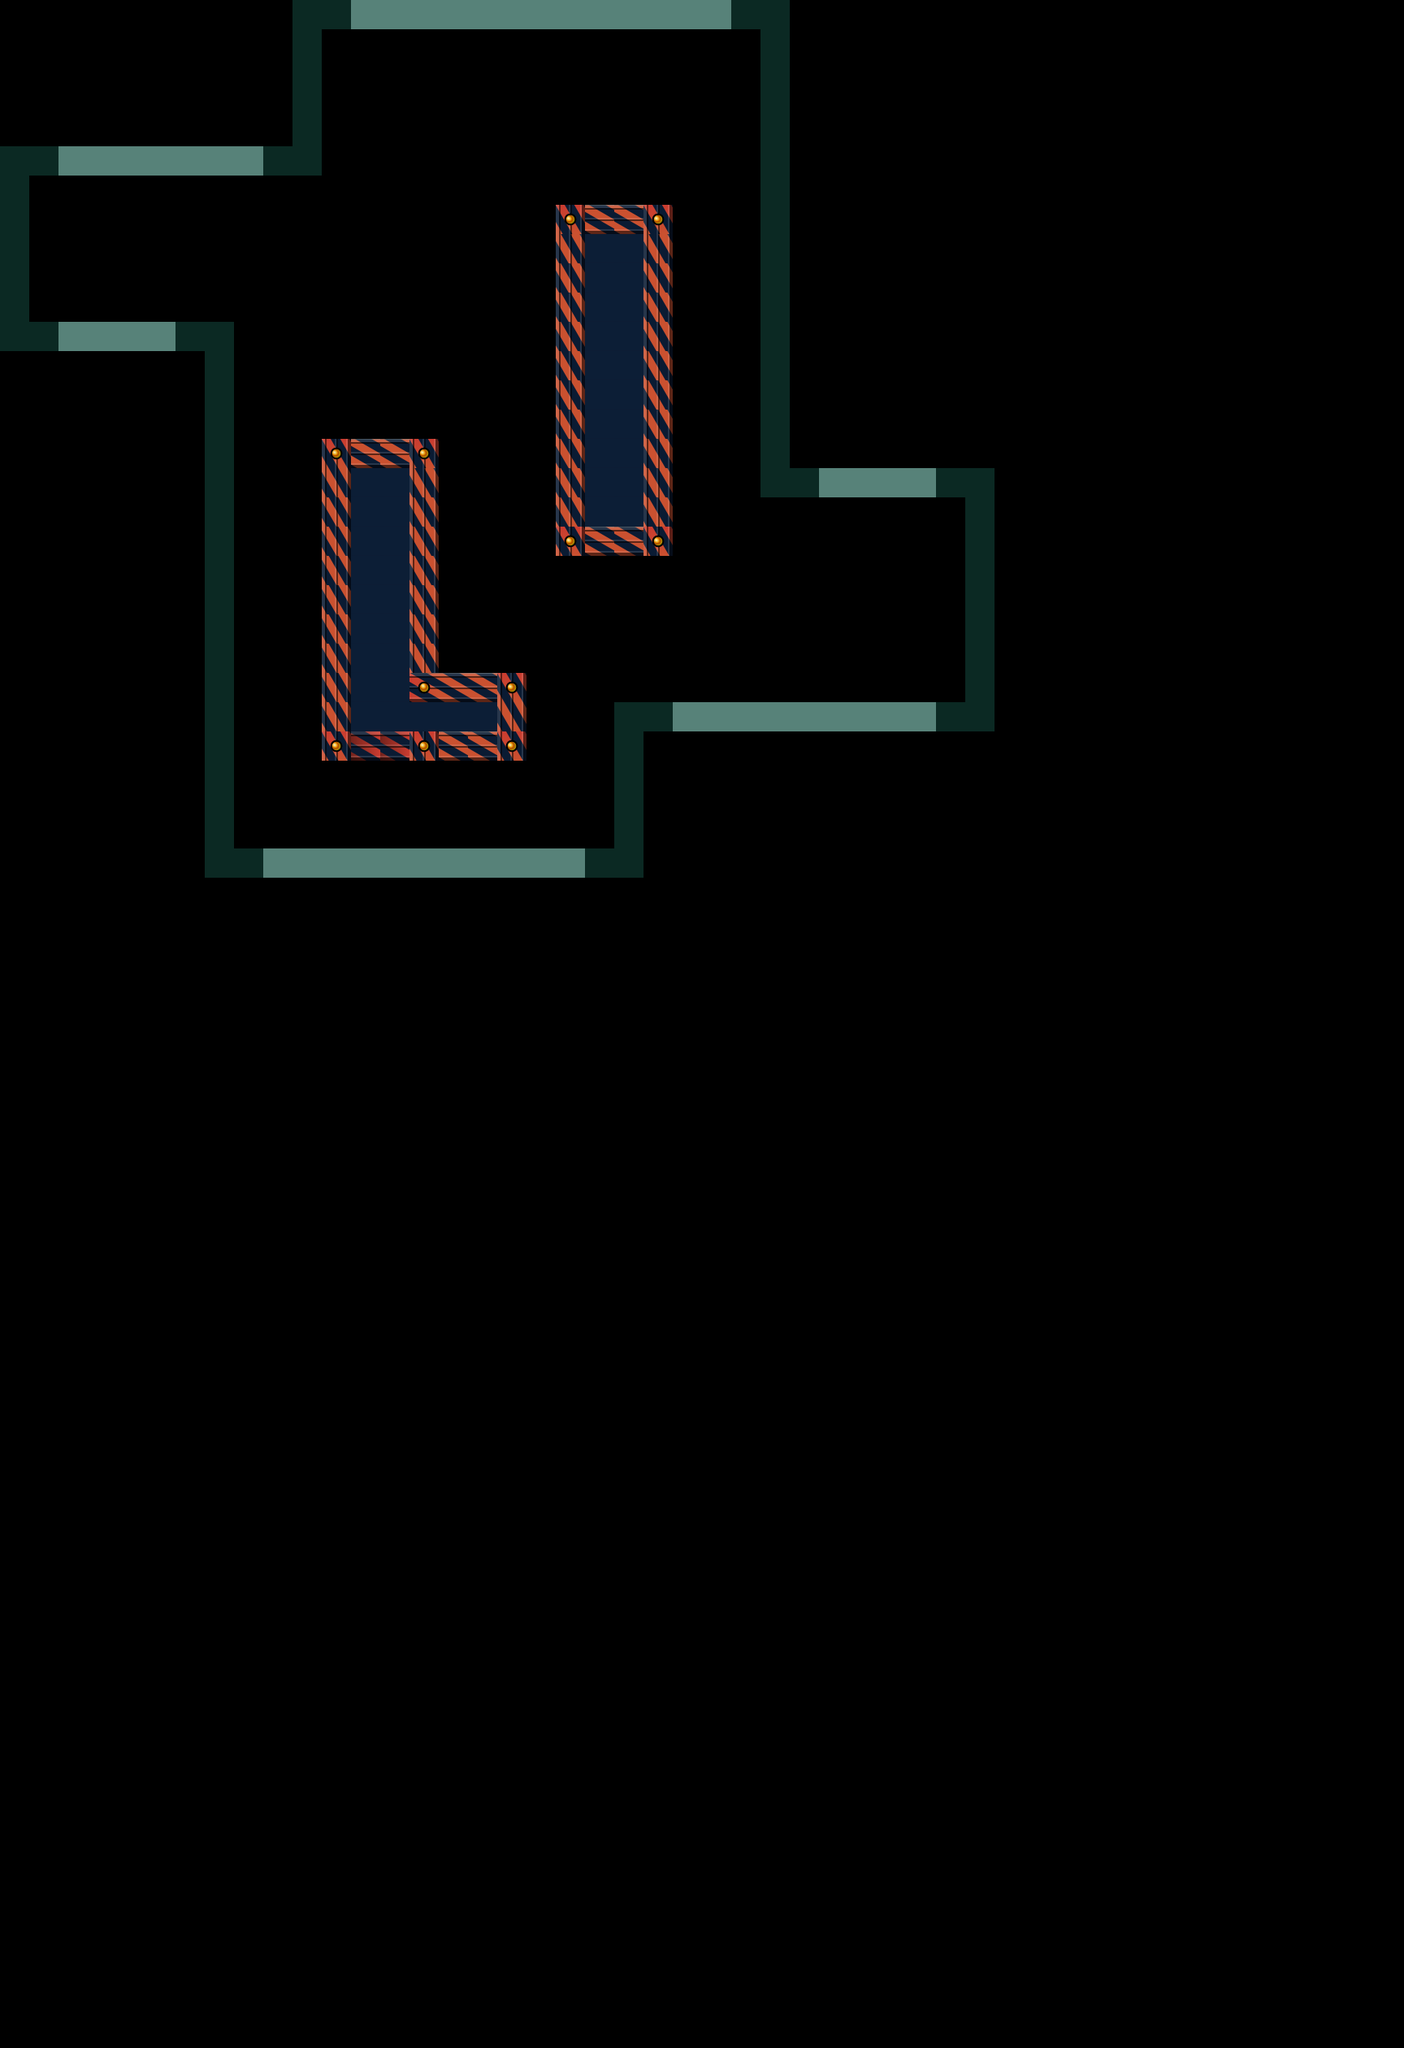

Rendered tile map (Tiled .tmx) drawn with the repository's tilesets; below, a short description and the map source with its tile grids summarised:
An orthogonal 48x70 tile map with 36x36 px tiles, 1 tile layer (terrain), 2 hidden layers not drawn, 2 tilesets and 4 objects (4x start_location).

<map version="1.0" orientation="orthogonal" width="48" height="70" tilewidth="36" tileheight="36">
 <tileset firstgid="1" name="space platform" tilewidth="36" tileheight="36">
  <image source="../graphics/map/space_platform.png" width="859" height="396" />
 </tileset>
 <tileset firstgid="254" name="player" tilewidth="64" tileheight="64">
  <image source="../../docs/tripper.png" width="64" height="64" />
 </tileset>
 <layer name="bg" width="48" height="70" visible="0">
  <data>[3360 cells, 28 non-empty, 5 distinct tile ids]</data>
 </layer>
 <layer name="terrain" width="48" height="70">
  <data>[3360 cells, 225 non-empty, 10 distinct tile ids]</data>
 </layer>
 <layer name="fg" width="48" height="70" visible="0">
  <data>[3360 cells, 149 non-empty, 32 distinct tile ids]</data>
 </layer>
 <objectgroup name="zones" width="48" height="70" visible="0">
  <object type="start_location" x="720" y="38" width="32" height="60">
   <properties>
    <property name="gravity" value="up" />
    <property name="rotation" value="180" />
   </properties>
  </object>
  <object type="start_location" x="180" y="338" width="32" height="60" />
  <object type="start_location" x="295" y="972" width="60" height="32">
   <properties>
    <property name="gravity" value="left" />
    <property name="rotation" value="90" />
   </properties>
  </object>
  <object type="start_location" x="1126" y="789" width="60" height="32">
   <properties>
    <property name="gravity" value="right" />
    <property name="rotation" value="270" />
   </properties>
  </object>
 </objectgroup>
</map>
